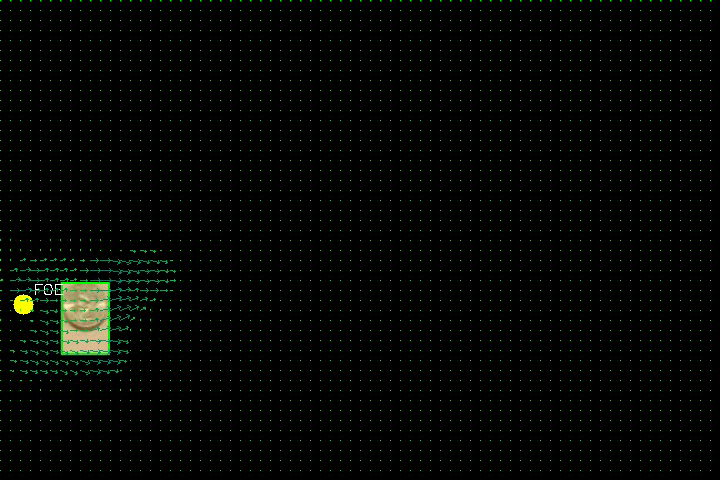
#> input picture frame 9 of flow_and_foe_video/optical_flow_foreground.mp4, 720 x 480 px, given in place of kitti.mp4, which was not available
$ python flow_and_foe_video_v6.py
#> lines starting #> are read from the running program, lines starting #| are printed output that depends on the picture; after the words box and inside, x2 and y2 are one past the last pixel; in counts of white or black regions, pixels touching at a corner belong together; long printed decimals are rounded; pictures that were not available may be replaced by others from this repository, and a replacement may not be noted
import cv2
import numpy as np
import matplotlib.pyplot as plt

"""
修正FOE，計算光流交會點 == FOE
"""
class FlowCreateFoe:
    def __init__(self):
        self.magnitude_std_thresh = 0
        self.z_values = []
        self.sum_z_resized = None  # 累加 z_resized 的變量
        self.frame_count = 0       # 計算總幀數
        self.all_z_values = []     # 用來記錄所有 z 值
        self.bg_subtractor =  cv2.createBackgroundSubtractorMOG2(history=500, varThreshold=16)  # 初始化 MOG2 背景建模器

    def calculate_distance(self, x, y, foe_x, foe_y):
        return np.sqrt((x - foe_x) ** 2 + (y - foe_y) ** 2)

    def calculate_optical_flow(self, gray_frame1, gray_frame2):
        flow = cv2.calcOpticalFlowFarneback(
            gray_frame1,
            gray_frame2,
            None,
            pyr_scale=0.5,
            levels=3,
            winsize=50,
            iterations=3,
            poly_n=9,
            poly_sigma=1.5,
            flags=cv2.OPTFLOW_FARNEBACK_GAUSSIAN,
        )
        flow[..., 0] = cv2.GaussianBlur(flow[..., 0], (7, 7), 0)
        flow[..., 1] = cv2.GaussianBlur(flow[..., 1], (7, 7), 0)
        magnitude, angle_matrix = cv2.cartToPolar(flow[..., 0], flow[..., 1], angleInDegrees=True)
        # print("np.std(magnitude)", np.std(magnitude))
        if np.std(magnitude) < self.magnitude_std_thresh:
            print("Magnitude lower than threshold, returning None")
            return None, None
        return flow, magnitude

    def create_force_image(self, flow, magnitude, frame):
        # 正規化光流強度並生成強度圖
        magnitude_normalized = cv2.normalize(magnitude, None, 0, 255, cv2.NORM_MINMAX)
        magnitude_img = np.uint8(magnitude_normalized)
        color_magnitude = cv2.applyColorMap(magnitude_img, cv2.COLORMAP_JET)

        foe_x, foe_y = self.find_focus_of_expansion(flow, frame)

        if foe_x is not None and foe_y is not None:
            cv2.circle(color_magnitude, (int(foe_x), int(foe_y)), 10, (0, 0, 255), -1)  # 红色圆点
        return color_magnitude, foe_x, foe_y

    def draw_flow(self, flow, frame, step=10):
        h, w = frame.shape[:2]
        for y in range(0, h, step):
            for x in range(0, w, step):
                try:
                    fx, fy = flow[y, x]
                    end_point = (int(x + fx), int(y + fy))
                    magnitude = np.sqrt(fx**2 + fy**2)
                    color = (int(min(magnitude * 10, 255)), 255 - int(min(magnitude * 10, 255)), 0)
                    cv2.arrowedLine(frame, (x, y), end_point, color, 1, tipLength=0.3)
                except Exception as e:
                    continue
        return frame

    def calculate_flow_length(self, h, w, flow, foe_x, foe_y):
        self.z_values = []  # 重置 z_values
        for i in range(0, h, 10):
            for j in range(0, w, 10):
                try:
                    dx, dy = flow[i, j]
                    x_mid = j + dx / 2
                    y_mid = i + dy / 2
                    D_mid = self.calculate_distance(x_mid, y_mid, foe_x, foe_y)
                    m = np.sqrt(dx ** 2 + dy ** 2)  # 光流長度
                    z = 2.2 * D_mid / (m + 1)  # 避免除零
                    self.z_values.append(z)
                except Exception as e:
                    self.z_values.append(0)

        # 計算 z_values 的最大值和最小值
        z_max = max(self.z_values)
        z_min = min(self.z_values)
        # 避免除以 0 的情況並對 z_values 進行正規化
        if z_max - z_min != 0:
            z_normalized = [(z - z_min) / (z_max - z_min) * 255 for z in self.z_values]
        else:
            z_normalized = [0 for _ in self.z_values]

        # 轉換為 numpy 陣列並轉換為 uint8
        z_normalized = np.array(z_normalized, dtype=np.uint8)
        z_array = z_normalized.reshape(len(range(0, h, 10)), len(range(0, w, 10)))

        # 調整尺寸
        z_resized =  cv2.resize(z_array, (w, h), interpolation=cv2.INTER_LINEAR)

        # 累加 z_resized
        if self.sum_z_resized is None:
            self.sum_z_resized = np.zeros_like(z_resized, dtype=np.float32)

        self.sum_z_resized += z_resized
        self.frame_count += 1

        # Add current frame's z_values to the all_z_values list
        self.all_z_values.extend(self.z_values)

        # z_resized = 255 - z_resized

        return z_resized

    def get_average_z_resized(self):
        average_z_resized = (self.sum_z_resized / self.frame_count).astype(np.uint8)
        return average_z_resized

    def find_focus_of_expansion(self, flow, frame):
        step=10
        h, w = frame.shape[:2]
        points = []  # 存儲光流的起點
        directions = []  # 存儲光流的方向

        for y in range(0, h, step):
            for x in range(0, w, step):
                fx, fy = flow[y, x]
                if np.sqrt(fx**2 + fy**2) > 1:  # 過濾掉太小的光流
                    points.append([x, y])
                    directions.append([fx, fy])

        points = np.array(points)
        directions = np.array(directions)

        # 構建矩陣 A 和 b
        A = np.zeros((len(points), 2))
        b = np.zeros(len(points))

        for i, (point, direction) in enumerate(zip(points, directions)):
            px, py = point
            dx, dy = direction
            A[i] = [-dy, dx]
            b[i] = dx * py - dy * px

        # 解最小二乘問題
        try:
            foc, _, _, _ = np.linalg.lstsq(A, b, rcond=None)
            print("foc", foc)
            return foc
        except np.linalg.LinAlgError:
            return None

    def draw_focus(self, frame, foc):
        if foc is not None:
            foc = tuple(map(int, foc))
            cv2.circle(frame, foc, 10, (0, 255, 255), -1)  # 在匯集點繪製紅色圓形
            cv2.putText(frame, "FOE", (foc[0] + 10, foc[1] - 10), cv2.FONT_HERSHEY_SIMPLEX, 0.5, (255, 255, 255), 1)
        return frame

    # [8 lines left out: function plot_z_values, not called in this run]

    def apply_background_subtraction(self, frame):
        fg_mask = self.bg_subtractor.apply(frame)
        fg_mask = cv2.dilate(fg_mask, None, iterations=5)
        return fg_mask

    def preprocess_image(self, prev_gray, gray):
        prev_frame = cv2.equalizeHist(prev_gray)
        frame = cv2.equalizeHist(gray)

        return prev_frame, frame


if __name__ == "__main__":
    paused = False
    flow_create_foe = FlowCreateFoe()
    cap = cv2.VideoCapture("../video/kitti.mp4")  #./video/755776412.816110.mp4 # ./video/XR21-14-15_XQ17-03-04_out.mp4
    ret, prev_frame = cap.read()
#> prev_frame is the input picture: shape (480, 720, 3); mean B, G, R 3.8, 5.8, 4.2
    if not ret:
        print("Error reading video file")
        cap.release()
        exit()
    print(prev_frame.shape[0], prev_frame.shape[1])
#| 480 720
    prev_gray = cv2.cvtColor(prev_frame, cv2.COLOR_BGR2GRAY)
    # prev_gray = cv2.resize(prev_gray, (360, 640), interpolation=cv2.INTER_AREA)


    while cap.isOpened():
        ret, frame = cap.read()
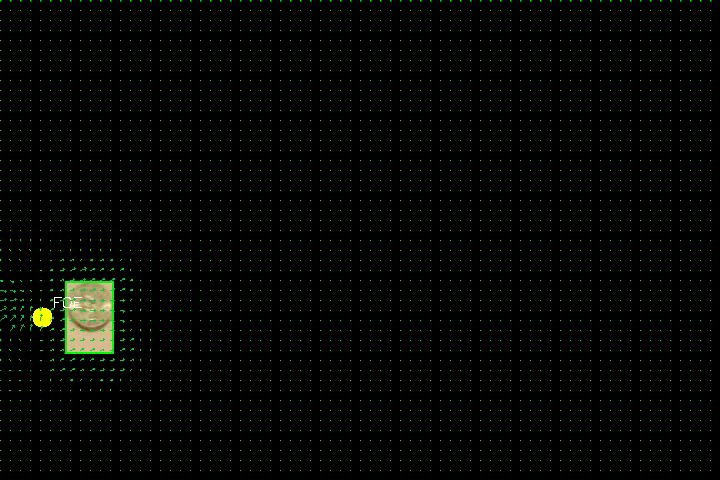
#> input picture frame 10 of flow_and_foe_video/optical_flow_foreground.mp4, 720 x 480 px, given in place of kitti.mp4, which was not available
#> frame is the input picture: shape (480, 720, 3); mean B, G, R 3.5, 5.5, 4.2
        if not ret:
            break
        # frame = cv2.resize(frame, (360, 640), interpolation=cv2.INTER_AREA)s
        gray = cv2.cvtColor(frame, cv2.COLOR_BGR2GRAY)
        prep_prev_frame, prep_frame = flow_create_foe.preprocess_image(prev_gray, gray)
        flow, magnitude = flow_create_foe.calculate_optical_flow(prep_prev_frame, prep_frame)
#> in calculate_optical_flow, `magnitude, angle_matrix = cv2.cartToPolar(flow[..., 0], flow[..., 1], ..`:
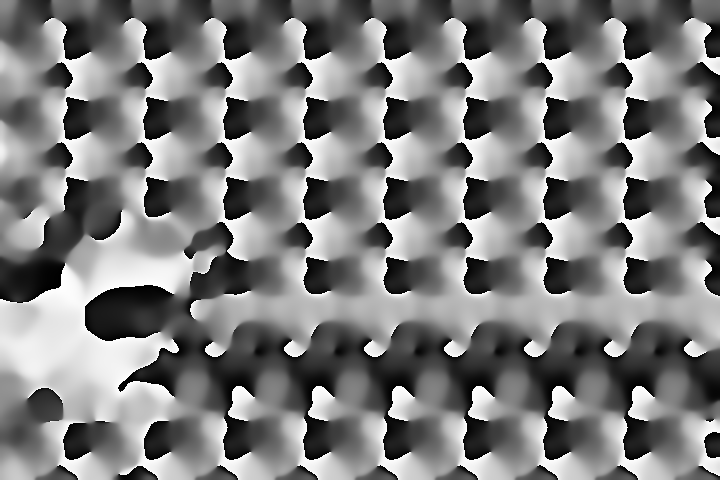
#> angle_matrix: shape (480, 720) float32; min 0.00137, max 360, mean 177.4; drawn with min black and max white

        if flow is not None and magnitude is not None:
            # Apply background subtraction to focus on moving objects
            fg_mask = flow_create_foe.apply_background_subtraction(frame)
#> in apply_background_subtraction, `fg_mask = self.bg_subtractor.apply(frame)`:
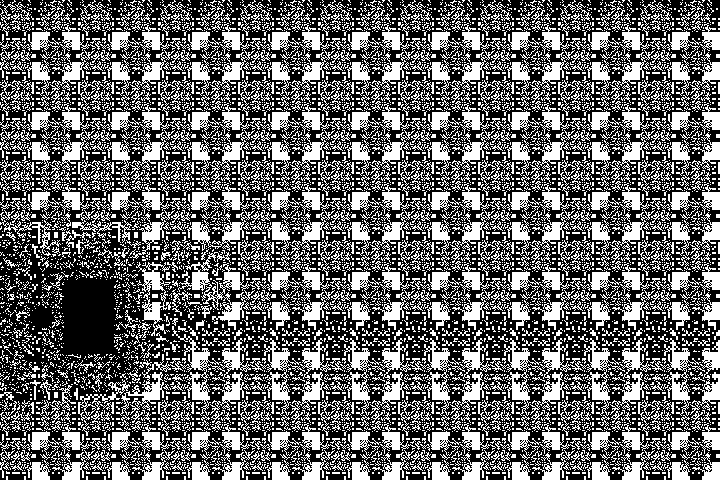
#> fg_mask: shape (480, 720); values 127 (black) and 255 (white), 40.3% white; 7239 white regions (6175 under 20 px), largest, box (x1, y1, x2, y2) and area: (178, 252, 256, 330) 1470, (172, 326, 225, 416) 957, (212, 338, 263, 411) 905
#> in apply_background_subtraction, `fg_mask = cv2.dilate(fg_mask, None, iterations=5)`:
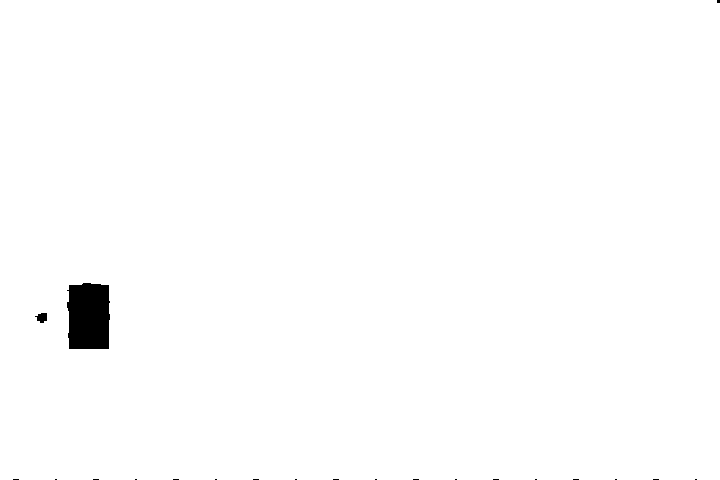
#> fg_mask: shape (480, 720); values 127 (black) and 255 (white), 99.2% white; 21 black regions (19 under 20 px), largest, box (x1, y1, x2, y2) and area: (67, 283, 110, 349) 2617, (35, 313, 47, 323) 84
            fg_frame = cv2.bitwise_and(frame, frame, mask=fg_mask)

            color_magnitude, foe_x, foe_y = flow_create_foe.create_force_image(flow, magnitude, frame)
#> after the loop in find_focus_of_expansion, `for y in range(0, h, step):`: directions = 179 pairs, first value -0.446 to 5.03, second value -2.82 to 3.14; points = 179 pairs, first value 0 to 170, second value 250 to 390
#> in find_focus_of_expansion, `A = np.zeros((len(points), 2))`: A = 179 pairs, first value 0 to 0, second value 0 to 0
#> in find_focus_of_expansion, `b = np.zeros(len(points))`: b = 179 values from 0 to 0
#> the loop in find_focus_of_expansion, `for i, (point, direction) in enumerate(zip(points, directions)):` made 179 passes
#> (px, py, dx, dy) on passes 1 to 3: (120, 250, 0.424, -0.935), (90, 260, -0.329, -1.01), (100, 260, 0.584, -1.11)
#> after the loop in find_focus_of_expansion, `for i, (point, direction) in enumerate(zip(points, directions)):`: A = 179 pairs, first value -3.14 to 2.82, second value -0.446 to 5.03; b = 179 values, max 1849.5 at index 136, min -167.7 at index 102, mean 808.5
#> in find_focus_of_expansion, `foc, _, _, _ = np.linalg.lstsq(A, b, rcond=None)`: foc = [103.3, 309.5]
#| foc [103.257 309.545]
#> in create_force_image, `foe_x, foe_y = self.find_focus_of_expansion(flow, frame)`: foe_x = 103.3; foe_y = 309.5
#> in create_force_image, `cv2.circle(color_magnitude, (int(foe_x), int(foe_y)), 10, (0, 0, 255),..`:
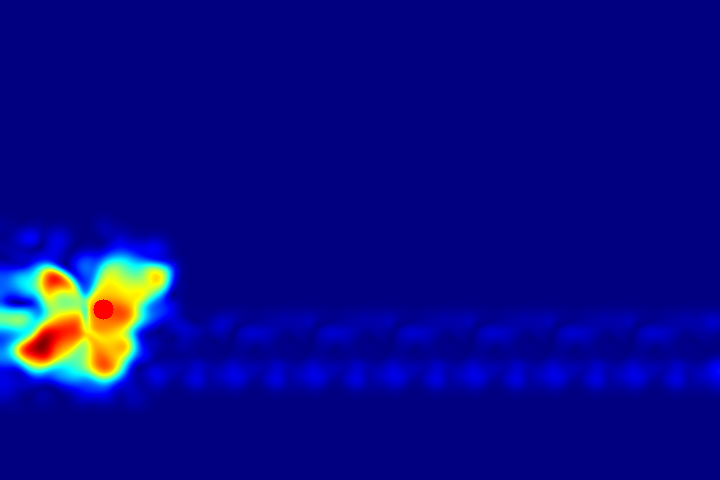
#> color_magnitude: shape (480, 720, 3); mean B, G, R 134.6, 9.3, 6.9
#> foe_x = 103.3; foe_y = 309.5
            flow_create_foe.draw_focus(frame, (foe_x, foe_y))
#> in draw_focus, `foc = tuple(map(int, foc))`: foc = (103, 309)
            flow_image = flow_create_foe.draw_flow(flow, frame.copy())
#> after the loop in draw_flow, `for y in range(0, h, step):`:
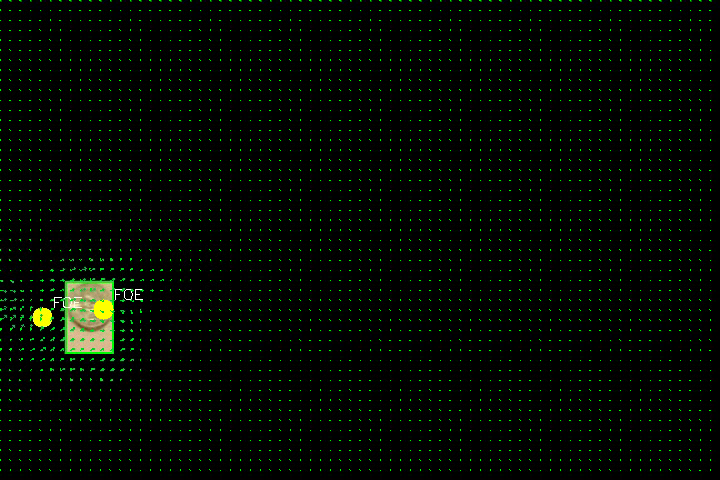
#> frame: shape (480, 720, 3); mean of channels 0, 1, 2 2.3, 8.5, 3.1; drawn as B, G, R

            # 呼叫 calculate_flow_length，並顯示結果
            h, w = gray.shape
            z_resized = flow_create_foe.calculate_flow_length(h, w, flow, foe_x, foe_y)
#> after the loop in calculate_flow_length, `for i in range(0, h, 10):`: self.z_values = 3456 values, max 1490.4 at index 71, min 0.923 at index 2242, mean 683.9
#> in calculate_flow_length, `z_max = max(self.z_values)`: z_max = 1490.4
#> in calculate_flow_length, `z_min = min(self.z_values)`: z_min = 0.923
#> in calculate_flow_length, `z_normalized = [(z - z_min) / (z_max - z_min) * 255 for z in self.z_va..`: z_normalized = 3456 values, max 255 at index 71, min 0 at index 2242, mean 116.9
#> in calculate_flow_length, `z_normalized = np.array(z_normalized, dtype=np.uint8)`: z_normalized = 3456 values, max 255 at index 71, min 0 at index 2170, mean 116.4
#> in calculate_flow_length, `z_array = z_normalized.reshape(len(range(0, h, 10)), len(range(0, w, 1..`:
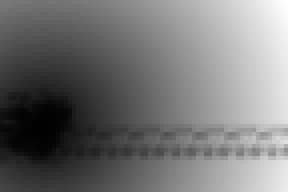
#> z_array: shape (48, 72) (shown 4 times larger); min 0, max 255, mean 116.4

            cv2.imshow("Optical Flow", flow_image)
            cv2.imshow("color_magnitude", color_magnitude)
            cv2.imshow("Z Resized", z_resized)  # 顯示 z_resized
            # cv2.imshow('fg_frame', fg_frame)


            # 檢測按鍵，按 'q' 退出，按 'p' 暫停/繼續
            key = cv2.waitKey(1) & 0xFF
#> (key q is pressed here)
            if key == ord('q'):  # 按 'q' 退出
                break
            elif key == ord('p'):  # 按 'p' 暫停/繼續
                paused = not paused
                while paused:
                    key_pause = cv2.waitKey(1) & 0xFF
                    if key_pause == ord('p'):  # 再次按 'p' 以繼續
                        paused = False

        prev_gray = gray

    cap.release()
    cv2.destroyAllWindows()

$ run again, starting later in the video
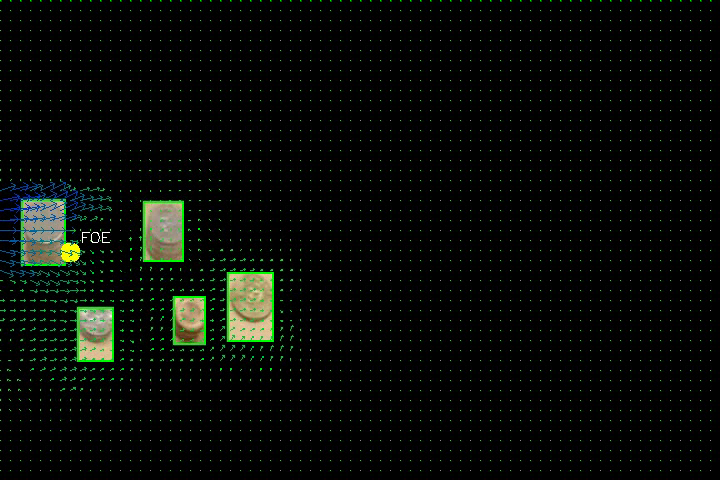
#> input picture frame 40 of flow_and_foe_video/optical_flow_foreground.mp4, 720 x 480 px, given in place of kitti.mp4, which was not available
#> prev_frame is the input picture: shape (480, 720, 3); mean B, G, R 6.9, 10.5, 7.6
#| 480 720
#> prev_frame: shape (480, 720)
#> in apply_background_subtraction, `fg_mask = self.bg_subtractor.apply(frame)`:
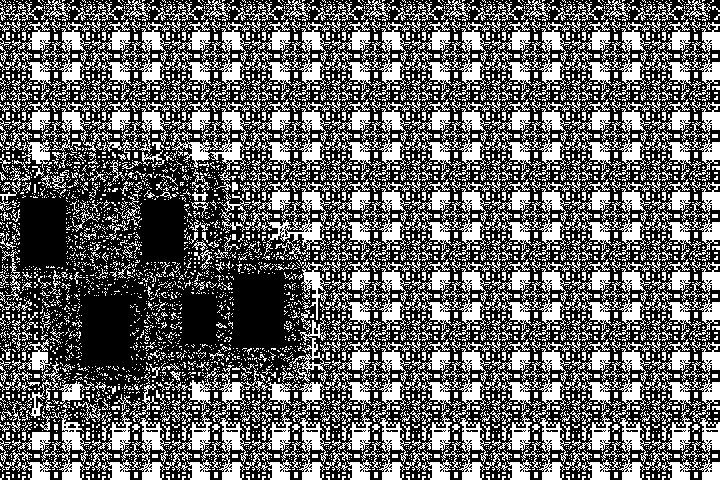
#> fg_mask: shape (480, 720); values 127 (black) and 255 (white), 39.4% white; 7191 white regions (6213 under 20 px), largest, box (x1, y1, x2, y2) and area: (170, 102, 251, 181) 1560, (267, 182, 331, 255) 1280, (361, 342, 411, 422) 1025
#> after the loop in find_focus_of_expansion, `for y in range(0, h, step):`: directions = 518 pairs, first value -2.85 to 15.41, second value -2.44 to 5.45; points = 518 pairs, first value 0 to 310, second value 180 to 410
#> in find_focus_of_expansion, `A = np.zeros((len(points), 2))`: A = 518 pairs, first value 0 to 0, second value 0 to 0
#> in find_focus_of_expansion, `b = np.zeros(len(points))`: b = 518 values from 0 to 0
#> the loop in find_focus_of_expansion, `for i, (point, direction) in enumerate(zip(points, directions)):` made 518 passes
#> (px, py, dx, dy) on passes 1 to 3: (0, 180, -0.423, 1.59), (10, 180, -0.511, 1.63), (20, 180, -0.244, 1.39)
#> after the loop in find_focus_of_expansion, `for i, (point, direction) in enumerate(zip(points, directions)):`: A = 518 pairs, first value -5.45 to 2.44, second value -2.85 to 15.41; b = 518 values, max 5148.5 at index 311, min -788.6 at index 37, mean 1683.4
#> in find_focus_of_expansion, `foc, _, _, _ = np.linalg.lstsq(A, b, rcond=None)`: foc = [127.7, 326.3]
#| foc [127.720 326.288]
#> in create_force_image, `foe_x, foe_y = self.find_focus_of_expansion(flow, frame)`: foe_x = 127.7; foe_y = 326.3
#> `color_magnitude, foe_x, foe_y = flow_create_foe.create_force_image(flo..`: foe_x = 127.7; foe_y = 326.3
#> in draw_focus, `foc = tuple(map(int, foc))`: foc = (127, 326)
#> after the loop in calculate_flow_length, `for i in range(0, h, 10):`: self.z_values = 3456 values, max 1458.2 at index 71, min 0.498 at index 2388, mean 646.2
#> z_max = 1458.2
#> z_min = 0.498
#> in calculate_flow_length, `z_normalized = [(z - z_min) / (z_max - z_min) * 255 for z in self.z_va..`: z_normalized = 3456 values, max 255 at index 71, min 0 at index 2388, mean 113
#> in calculate_flow_length, `z_normalized = np.array(z_normalized, dtype=np.uint8)`: z_normalized = 3456 values, max 255 at index 71, min 0 at index 2171, mean 112.5
#> in calculate_flow_length, `z_array = z_normalized.reshape(len(range(0, h, 10)), len(range(0, w, 1..`:
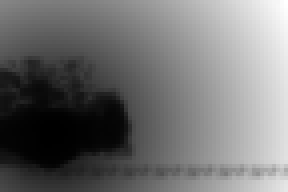
#> z_array: shape (48, 72) (shown 4 times larger); min 0, max 255, mean 112.5
